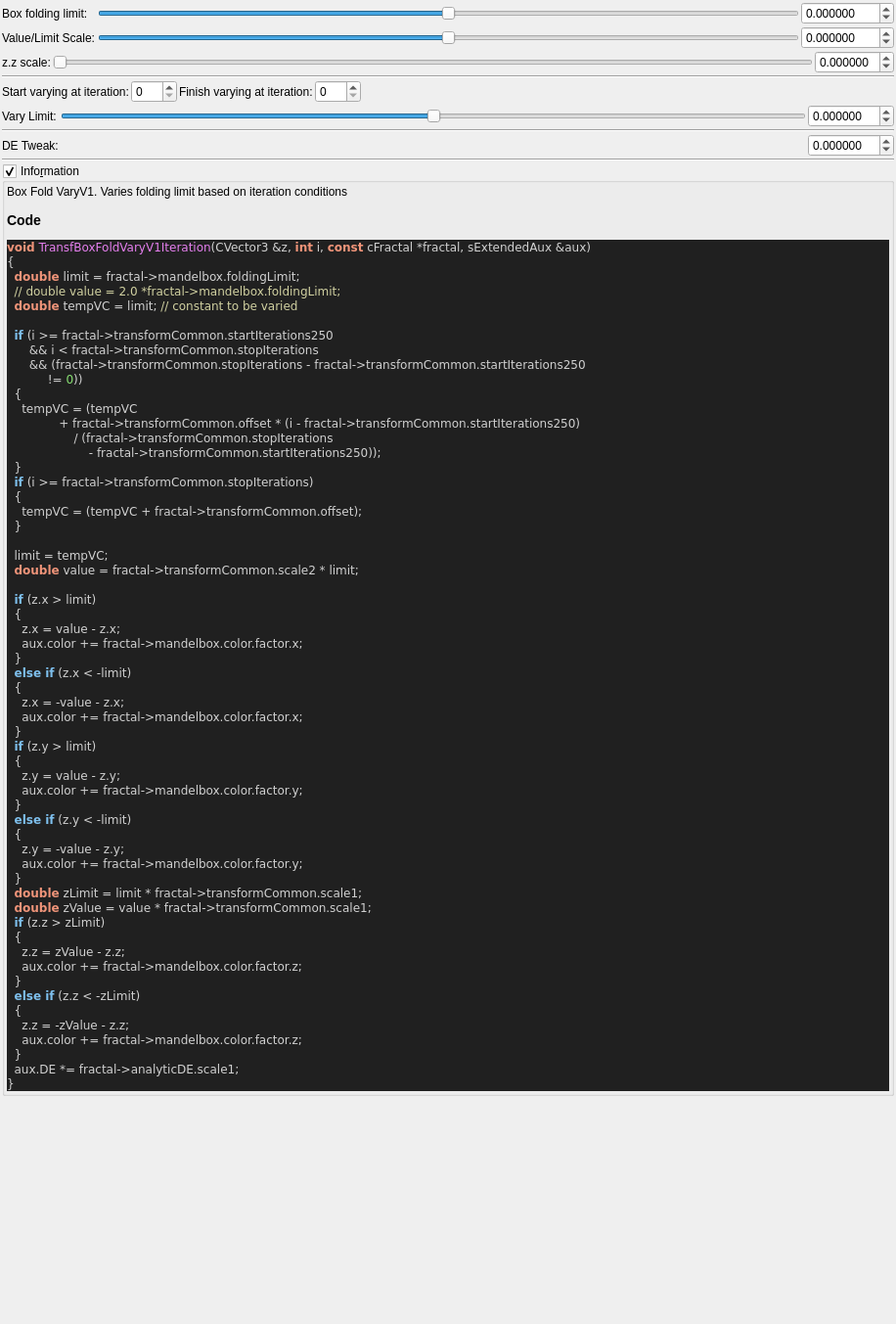
<?xml version="1.0" encoding="UTF-8"?>
<ui version="4.0">
 <class>transf_box_fold_vary_v1</class>
 <widget class="QWidget" name="Form">
  <property name="geometry">
   <rect>
    <x>0</x>
    <y>0</y>
    <width>916</width>
    <height>1353</height>
   </rect>
  </property>
  <property name="windowTitle">
   <string notr="true">transf_box_fold_vary_v1</string>
  </property>
  <layout class="QVBoxLayout" name="verticalLayout">
   <property name="spacing">
    <number>2</number>
   </property>
   <property name="leftMargin">
    <number>2</number>
   </property>
   <property name="topMargin">
    <number>2</number>
   </property>
   <property name="rightMargin">
    <number>2</number>
   </property>
   <property name="bottomMargin">
    <number>2</number>
   </property>
   <item>
    <layout class="QGridLayout" name="gridLayout_12">
     <property name="spacing">
      <number>2</number>
     </property>
     <item row="0" column="0">
      <widget class="QLabel" name="label_47">
       <property name="text">
        <string>Box folding limit:</string>
       </property>
      </widget>
     </item>
     <item row="0" column="1">
      <widget class="QSlider" name="slider_mandelbox_folding_limit">
       <property name="sizePolicy">
        <sizepolicy hsizetype="Expanding" vsizetype="Maximum">
         <horstretch>0</horstretch>
         <verstretch>0</verstretch>
        </sizepolicy>
       </property>
       <property name="minimum">
        <number>-10000000</number>
       </property>
       <property name="maximum">
        <number>10000000</number>
       </property>
       <property name="singleStep">
        <number>1</number>
       </property>
       <property name="orientation">
        <enum>Qt::Horizontal</enum>
       </property>
      </widget>
     </item>
     <item row="2" column="0" colspan="3">
      <layout class="QGridLayout" name="gridLayout_16">
       <item row="1" column="2">
        <widget class="MyDoubleSpinBox" name="spinbox_transf_scale_1">
         <property name="sizePolicy">
          <sizepolicy hsizetype="Minimum" vsizetype="Maximum">
           <horstretch>0</horstretch>
           <verstretch>0</verstretch>
          </sizepolicy>
         </property>
         <property name="prefix">
          <string/>
         </property>
         <property name="suffix">
          <string/>
         </property>
         <property name="decimals">
          <number>6</number>
         </property>
         <property name="minimum">
          <double>-9.990000000000000</double>
         </property>
         <property name="maximum">
          <double>9.990000000000000</double>
         </property>
         <property name="singleStep">
          <double>0.100000000000000</double>
         </property>
        </widget>
       </item>
       <item row="1" column="1">
        <widget class="QSlider" name="slider_transf_scale_1">
         <property name="sizePolicy">
          <sizepolicy hsizetype="Expanding" vsizetype="Maximum">
           <horstretch>0</horstretch>
           <verstretch>0</verstretch>
          </sizepolicy>
         </property>
         <property name="minimum">
          <number>0</number>
         </property>
         <property name="maximum">
          <number>2000000</number>
         </property>
         <property name="singleStep">
          <number>1</number>
         </property>
         <property name="orientation">
          <enum>Qt::Horizontal</enum>
         </property>
        </widget>
       </item>
       <item row="1" column="0">
        <widget class="QLabel" name="label_172">
         <property name="text">
          <string>z.z scale:</string>
         </property>
        </widget>
       </item>
      </layout>
     </item>
     <item row="0" column="2">
      <widget class="MyDoubleSpinBox" name="spinbox_mandelbox_folding_limit">
       <property name="sizePolicy">
        <sizepolicy hsizetype="Minimum" vsizetype="Maximum">
         <horstretch>0</horstretch>
         <verstretch>0</verstretch>
        </sizepolicy>
       </property>
       <property name="prefix">
        <string/>
       </property>
       <property name="suffix">
        <string/>
       </property>
       <property name="decimals">
        <number>6</number>
       </property>
       <property name="minimum">
        <double>-100.000000000000000</double>
       </property>
       <property name="maximum">
        <double>100.000000000000000</double>
       </property>
       <property name="singleStep">
        <double>0.100000000000000</double>
       </property>
      </widget>
     </item>
     <item row="1" column="0">
      <widget class="QLabel" name="label_48">
       <property name="text">
        <string>Value/Limit Scale:</string>
       </property>
      </widget>
     </item>
     <item row="1" column="2">
      <widget class="MyDoubleSpinBox" name="spinbox_transf_scale_2">
       <property name="sizePolicy">
        <sizepolicy hsizetype="Minimum" vsizetype="Maximum">
         <horstretch>0</horstretch>
         <verstretch>0</verstretch>
        </sizepolicy>
       </property>
       <property name="prefix">
        <string/>
       </property>
       <property name="suffix">
        <string/>
       </property>
       <property name="decimals">
        <number>6</number>
       </property>
       <property name="minimum">
        <double>-99.989999999999995</double>
       </property>
       <property name="maximum">
        <double>99.989999999999995</double>
       </property>
       <property name="singleStep">
        <double>0.100000000000000</double>
       </property>
      </widget>
     </item>
     <item row="1" column="1">
      <widget class="QSlider" name="slider_transf_scale_2">
       <property name="sizePolicy">
        <sizepolicy hsizetype="Expanding" vsizetype="Maximum">
         <horstretch>0</horstretch>
         <verstretch>0</verstretch>
        </sizepolicy>
       </property>
       <property name="minimum">
        <number>-5000000</number>
       </property>
       <property name="maximum">
        <number>5000000</number>
       </property>
       <property name="singleStep">
        <number>1</number>
       </property>
       <property name="orientation">
        <enum>Qt::Horizontal</enum>
       </property>
      </widget>
     </item>
    </layout>
   </item>
   <item>
    <widget class="Line" name="line_40">
     <property name="orientation">
      <enum>Qt::Horizontal</enum>
     </property>
    </widget>
   </item>
   <item>
    <layout class="QGridLayout" name="gridLayout_44">
     <property name="spacing">
      <number>2</number>
     </property>
     <item row="3" column="2">
      <widget class="MyDoubleSpinBox" name="spinbox_analyticDE_scale_1">
       <property name="sizePolicy">
        <sizepolicy hsizetype="Minimum" vsizetype="Maximum">
         <horstretch>0</horstretch>
         <verstretch>0</verstretch>
        </sizepolicy>
       </property>
       <property name="prefix">
        <string/>
       </property>
       <property name="suffix">
        <string/>
       </property>
       <property name="decimals">
        <number>6</number>
       </property>
       <property name="minimum">
        <double>-99.989999999999995</double>
       </property>
       <property name="maximum">
        <double>99.989999999999995</double>
       </property>
       <property name="singleStep">
        <double>0.100000000000000</double>
       </property>
      </widget>
     </item>
     <item row="3" column="0">
      <widget class="QLabel" name="label_173">
       <property name="text">
        <string>DE Tweak:</string>
       </property>
      </widget>
     </item>
     <item row="1" column="0">
      <widget class="QLabel" name="label_177">
       <property name="text">
        <string>Vary Limit:</string>
       </property>
      </widget>
     </item>
     <item row="1" column="2">
      <widget class="MyDoubleSpinBox" name="spinbox_transf_offset">
       <property name="sizePolicy">
        <sizepolicy hsizetype="Minimum" vsizetype="Maximum">
         <horstretch>0</horstretch>
         <verstretch>0</verstretch>
        </sizepolicy>
       </property>
       <property name="prefix">
        <string/>
       </property>
       <property name="suffix">
        <string/>
       </property>
       <property name="decimals">
        <number>6</number>
       </property>
       <property name="minimum">
        <double>-99.989999999999995</double>
       </property>
       <property name="maximum">
        <double>99.989999999999995</double>
       </property>
       <property name="singleStep">
        <double>0.100000000000000</double>
       </property>
      </widget>
     </item>
     <item row="0" column="0" colspan="3">
      <layout class="QGridLayout" name="gridLayout_45">
       <item row="0" column="3">
        <widget class="MySpinBox" name="spinboxInt_transf_stop_iterations">
         <property name="sizePolicy">
          <sizepolicy hsizetype="Minimum" vsizetype="Maximum">
           <horstretch>0</horstretch>
           <verstretch>0</verstretch>
          </sizepolicy>
         </property>
         <property name="maximum">
          <number>250</number>
         </property>
        </widget>
       </item>
       <item row="0" column="4">
        <spacer name="horizontalSpacer_24">
         <property name="orientation">
          <enum>Qt::Horizontal</enum>
         </property>
         <property name="sizeHint" stdset="0">
          <size>
           <width>40</width>
           <height>20</height>
          </size>
         </property>
        </spacer>
       </item>
       <item row="0" column="1">
        <widget class="MySpinBox" name="spinboxInt_transf_start_iterations_250">
         <property name="sizePolicy">
          <sizepolicy hsizetype="Minimum" vsizetype="Maximum">
           <horstretch>0</horstretch>
           <verstretch>0</verstretch>
          </sizepolicy>
         </property>
         <property name="maximum">
          <number>250</number>
         </property>
        </widget>
       </item>
       <item row="0" column="2">
        <widget class="QLabel" name="label_169">
         <property name="text">
          <string>Finish varying at iteration:</string>
         </property>
        </widget>
       </item>
       <item row="0" column="0">
        <widget class="QLabel" name="label_171">
         <property name="text">
          <string>Start varying at iteration:</string>
         </property>
        </widget>
       </item>
      </layout>
     </item>
     <item row="1" column="1">
      <widget class="QSlider" name="slider_transf_offset">
       <property name="sizePolicy">
        <sizepolicy hsizetype="Expanding" vsizetype="Maximum">
         <horstretch>0</horstretch>
         <verstretch>0</verstretch>
        </sizepolicy>
       </property>
       <property name="minimum">
        <number>-5000000</number>
       </property>
       <property name="maximum">
        <number>5000000</number>
       </property>
       <property name="singleStep">
        <number>1</number>
       </property>
       <property name="orientation">
        <enum>Qt::Horizontal</enum>
       </property>
      </widget>
     </item>
     <item row="2" column="0" colspan="3">
      <widget class="Line" name="line_2">
       <property name="orientation">
        <enum>Qt::Horizontal</enum>
       </property>
      </widget>
     </item>
    </layout>
   </item>
   <item>
    <widget class="Line" name="line">
     <property name="orientation">
      <enum>Qt::Horizontal</enum>
     </property>
    </widget>
   </item>
   <item>
    <widget class="MyGroupBox" name="groupCheck_info">
     <property name="title">
      <string>Info&amp;rmation</string>
     </property>
     <property name="flat">
      <bool>false</bool>
     </property>
     <property name="checkable">
      <bool>true</bool>
     </property>
     <layout class="QVBoxLayout" name="verticalLayout_2">
      <property name="spacing">
       <number>2</number>
      </property>
      <property name="leftMargin">
       <number>2</number>
      </property>
      <property name="topMargin">
       <number>2</number>
      </property>
      <property name="rightMargin">
       <number>2</number>
      </property>
      <property name="bottomMargin">
       <number>2</number>
      </property>
      <item>
       <widget class="QLabel" name="label_code_content">
        <property name="text">
         <string notr="true">&lt;p&gt;Box Fold VaryV1. Varies folding limit based on iteration conditions&lt;/p&gt;&lt;table&gt;
&lt;/table&gt;
&lt;h3&gt;Code&lt;/h3&gt;
&lt;body style=&quot;background-color:#202020&quot;&gt;
&lt;pre style=&quot;color:#d0d0d0; background-color:#202020;  font-family:'Courier New',monospace;&quot;&gt;&lt;span style=&quot;color:#f09479; font-weight:bold&quot;&gt;void&lt;/span&gt; &lt;span style=&quot;color:#e47eed&quot;&gt;TransfBoxFoldVaryV1Iteration&lt;/span&gt;&lt;span style=&quot;color:#d0d0d0&quot;&gt;(&lt;/span&gt;CVector3 &lt;span style=&quot;color:#d0d0d0&quot;&gt;&amp;amp;&lt;/span&gt;z&lt;span style=&quot;color:#d0d0d0&quot;&gt;,&lt;/span&gt; &lt;span style=&quot;color:#f09479; font-weight:bold&quot;&gt;int&lt;/span&gt; i&lt;span style=&quot;color:#d0d0d0&quot;&gt;,&lt;/span&gt; &lt;span style=&quot;color:#f09479; font-weight:bold&quot;&gt;const&lt;/span&gt; cFractal &lt;span style=&quot;color:#d0d0d0&quot;&gt;*&lt;/span&gt;fractal&lt;span style=&quot;color:#d0d0d0&quot;&gt;,&lt;/span&gt; sExtendedAux &lt;span style=&quot;color:#d0d0d0&quot;&gt;&amp;amp;&lt;/span&gt;aux&lt;span style=&quot;color:#d0d0d0&quot;&gt;)&lt;/span&gt;
&lt;span style=&quot;color:#d0d0d0&quot;&gt;{&lt;/span&gt;
  &lt;span style=&quot;color:#f09479; font-weight:bold&quot;&gt;double&lt;/span&gt; limit &lt;span style=&quot;color:#d0d0d0&quot;&gt;=&lt;/span&gt; fractal&lt;span style=&quot;color:#d0d0d0&quot;&gt;-&amp;gt;&lt;/span&gt;mandelbox&lt;span style=&quot;color:#d0d0d0&quot;&gt;.&lt;/span&gt;foldingLimit&lt;span style=&quot;color:#d0d0d0&quot;&gt;;&lt;/span&gt;
  &lt;span style=&quot;color:#d0d0a0&quot;&gt;// double value = 2.0 *fractal-&amp;gt;mandelbox.foldingLimit;&lt;/span&gt;
  &lt;span style=&quot;color:#f09479; font-weight:bold&quot;&gt;double&lt;/span&gt; tempVC &lt;span style=&quot;color:#d0d0d0&quot;&gt;=&lt;/span&gt; limit&lt;span style=&quot;color:#d0d0d0&quot;&gt;;&lt;/span&gt; &lt;span style=&quot;color:#d0d0a0&quot;&gt;// constant to be varied&lt;/span&gt;

  &lt;span style=&quot;color:#7ec0ee; font-weight:bold&quot;&gt;if&lt;/span&gt; &lt;span style=&quot;color:#d0d0d0&quot;&gt;(&lt;/span&gt;i &lt;span style=&quot;color:#d0d0d0&quot;&gt;&amp;gt;=&lt;/span&gt; fractal&lt;span style=&quot;color:#d0d0d0&quot;&gt;-&amp;gt;&lt;/span&gt;transformCommon&lt;span style=&quot;color:#d0d0d0&quot;&gt;.&lt;/span&gt;startIterations250
      &lt;span style=&quot;color:#d0d0d0&quot;&gt;&amp;amp;&amp;amp;&lt;/span&gt; i &lt;span style=&quot;color:#d0d0d0&quot;&gt;&amp;lt;&lt;/span&gt; fractal&lt;span style=&quot;color:#d0d0d0&quot;&gt;-&amp;gt;&lt;/span&gt;transformCommon&lt;span style=&quot;color:#d0d0d0&quot;&gt;.&lt;/span&gt;stopIterations
      &lt;span style=&quot;color:#d0d0d0&quot;&gt;&amp;amp;&amp;amp; (&lt;/span&gt;fractal&lt;span style=&quot;color:#d0d0d0&quot;&gt;-&amp;gt;&lt;/span&gt;transformCommon&lt;span style=&quot;color:#d0d0d0&quot;&gt;.&lt;/span&gt;stopIterations &lt;span style=&quot;color:#d0d0d0&quot;&gt;-&lt;/span&gt; fractal&lt;span style=&quot;color:#d0d0d0&quot;&gt;-&amp;gt;&lt;/span&gt;transformCommon&lt;span style=&quot;color:#d0d0d0&quot;&gt;.&lt;/span&gt;startIterations250
           &lt;span style=&quot;color:#d0d0d0&quot;&gt;!=&lt;/span&gt; &lt;span style=&quot;color:#87df71&quot;&gt;0&lt;/span&gt;&lt;span style=&quot;color:#d0d0d0&quot;&gt;))&lt;/span&gt;
  &lt;span style=&quot;color:#d0d0d0&quot;&gt;{&lt;/span&gt;
    tempVC &lt;span style=&quot;color:#d0d0d0&quot;&gt;= (&lt;/span&gt;tempVC
              &lt;span style=&quot;color:#d0d0d0&quot;&gt;+&lt;/span&gt; fractal&lt;span style=&quot;color:#d0d0d0&quot;&gt;-&amp;gt;&lt;/span&gt;transformCommon&lt;span style=&quot;color:#d0d0d0&quot;&gt;.&lt;/span&gt;offset &lt;span style=&quot;color:#d0d0d0&quot;&gt;* (&lt;/span&gt;i &lt;span style=&quot;color:#d0d0d0&quot;&gt;-&lt;/span&gt; fractal&lt;span style=&quot;color:#d0d0d0&quot;&gt;-&amp;gt;&lt;/span&gt;transformCommon&lt;span style=&quot;color:#d0d0d0&quot;&gt;.&lt;/span&gt;startIterations250&lt;span style=&quot;color:#d0d0d0&quot;&gt;)&lt;/span&gt;
                  &lt;span style=&quot;color:#d0d0d0&quot;&gt;/ (&lt;/span&gt;fractal&lt;span style=&quot;color:#d0d0d0&quot;&gt;-&amp;gt;&lt;/span&gt;transformCommon&lt;span style=&quot;color:#d0d0d0&quot;&gt;.&lt;/span&gt;stopIterations
                      &lt;span style=&quot;color:#d0d0d0&quot;&gt;-&lt;/span&gt; fractal&lt;span style=&quot;color:#d0d0d0&quot;&gt;-&amp;gt;&lt;/span&gt;transformCommon&lt;span style=&quot;color:#d0d0d0&quot;&gt;.&lt;/span&gt;startIterations250&lt;span style=&quot;color:#d0d0d0&quot;&gt;));&lt;/span&gt;
  &lt;span style=&quot;color:#d0d0d0&quot;&gt;}&lt;/span&gt;
  &lt;span style=&quot;color:#7ec0ee; font-weight:bold&quot;&gt;if&lt;/span&gt; &lt;span style=&quot;color:#d0d0d0&quot;&gt;(&lt;/span&gt;i &lt;span style=&quot;color:#d0d0d0&quot;&gt;&amp;gt;=&lt;/span&gt; fractal&lt;span style=&quot;color:#d0d0d0&quot;&gt;-&amp;gt;&lt;/span&gt;transformCommon&lt;span style=&quot;color:#d0d0d0&quot;&gt;.&lt;/span&gt;stopIterations&lt;span style=&quot;color:#d0d0d0&quot;&gt;)&lt;/span&gt;
  &lt;span style=&quot;color:#d0d0d0&quot;&gt;{&lt;/span&gt;
    tempVC &lt;span style=&quot;color:#d0d0d0&quot;&gt;= (&lt;/span&gt;tempVC &lt;span style=&quot;color:#d0d0d0&quot;&gt;+&lt;/span&gt; fractal&lt;span style=&quot;color:#d0d0d0&quot;&gt;-&amp;gt;&lt;/span&gt;transformCommon&lt;span style=&quot;color:#d0d0d0&quot;&gt;.&lt;/span&gt;offset&lt;span style=&quot;color:#d0d0d0&quot;&gt;);&lt;/span&gt;
  &lt;span style=&quot;color:#d0d0d0&quot;&gt;}&lt;/span&gt;

  limit &lt;span style=&quot;color:#d0d0d0&quot;&gt;=&lt;/span&gt; tempVC&lt;span style=&quot;color:#d0d0d0&quot;&gt;;&lt;/span&gt;
  &lt;span style=&quot;color:#f09479; font-weight:bold&quot;&gt;double&lt;/span&gt; value &lt;span style=&quot;color:#d0d0d0&quot;&gt;=&lt;/span&gt; fractal&lt;span style=&quot;color:#d0d0d0&quot;&gt;-&amp;gt;&lt;/span&gt;transformCommon&lt;span style=&quot;color:#d0d0d0&quot;&gt;.&lt;/span&gt;scale2 &lt;span style=&quot;color:#d0d0d0&quot;&gt;*&lt;/span&gt; limit&lt;span style=&quot;color:#d0d0d0&quot;&gt;;&lt;/span&gt;

  &lt;span style=&quot;color:#7ec0ee; font-weight:bold&quot;&gt;if&lt;/span&gt; &lt;span style=&quot;color:#d0d0d0&quot;&gt;(&lt;/span&gt;z&lt;span style=&quot;color:#d0d0d0&quot;&gt;.&lt;/span&gt;x &lt;span style=&quot;color:#d0d0d0&quot;&gt;&amp;gt;&lt;/span&gt; limit&lt;span style=&quot;color:#d0d0d0&quot;&gt;)&lt;/span&gt;
  &lt;span style=&quot;color:#d0d0d0&quot;&gt;{&lt;/span&gt;
    z&lt;span style=&quot;color:#d0d0d0&quot;&gt;.&lt;/span&gt;x &lt;span style=&quot;color:#d0d0d0&quot;&gt;=&lt;/span&gt; value &lt;span style=&quot;color:#d0d0d0&quot;&gt;-&lt;/span&gt; z&lt;span style=&quot;color:#d0d0d0&quot;&gt;.&lt;/span&gt;x&lt;span style=&quot;color:#d0d0d0&quot;&gt;;&lt;/span&gt;
    aux&lt;span style=&quot;color:#d0d0d0&quot;&gt;.&lt;/span&gt;color &lt;span style=&quot;color:#d0d0d0&quot;&gt;+=&lt;/span&gt; fractal&lt;span style=&quot;color:#d0d0d0&quot;&gt;-&amp;gt;&lt;/span&gt;mandelbox&lt;span style=&quot;color:#d0d0d0&quot;&gt;.&lt;/span&gt;color&lt;span style=&quot;color:#d0d0d0&quot;&gt;.&lt;/span&gt;factor&lt;span style=&quot;color:#d0d0d0&quot;&gt;.&lt;/span&gt;x&lt;span style=&quot;color:#d0d0d0&quot;&gt;;&lt;/span&gt;
  &lt;span style=&quot;color:#d0d0d0&quot;&gt;}&lt;/span&gt;
  &lt;span style=&quot;color:#7ec0ee; font-weight:bold&quot;&gt;else if&lt;/span&gt; &lt;span style=&quot;color:#d0d0d0&quot;&gt;(&lt;/span&gt;z&lt;span style=&quot;color:#d0d0d0&quot;&gt;.&lt;/span&gt;x &lt;span style=&quot;color:#d0d0d0&quot;&gt;&amp;lt; -&lt;/span&gt;limit&lt;span style=&quot;color:#d0d0d0&quot;&gt;)&lt;/span&gt;
  &lt;span style=&quot;color:#d0d0d0&quot;&gt;{&lt;/span&gt;
    z&lt;span style=&quot;color:#d0d0d0&quot;&gt;.&lt;/span&gt;x &lt;span style=&quot;color:#d0d0d0&quot;&gt;= -&lt;/span&gt;value &lt;span style=&quot;color:#d0d0d0&quot;&gt;-&lt;/span&gt; z&lt;span style=&quot;color:#d0d0d0&quot;&gt;.&lt;/span&gt;x&lt;span style=&quot;color:#d0d0d0&quot;&gt;;&lt;/span&gt;
    aux&lt;span style=&quot;color:#d0d0d0&quot;&gt;.&lt;/span&gt;color &lt;span style=&quot;color:#d0d0d0&quot;&gt;+=&lt;/span&gt; fractal&lt;span style=&quot;color:#d0d0d0&quot;&gt;-&amp;gt;&lt;/span&gt;mandelbox&lt;span style=&quot;color:#d0d0d0&quot;&gt;.&lt;/span&gt;color&lt;span style=&quot;color:#d0d0d0&quot;&gt;.&lt;/span&gt;factor&lt;span style=&quot;color:#d0d0d0&quot;&gt;.&lt;/span&gt;x&lt;span style=&quot;color:#d0d0d0&quot;&gt;;&lt;/span&gt;
  &lt;span style=&quot;color:#d0d0d0&quot;&gt;}&lt;/span&gt;
  &lt;span style=&quot;color:#7ec0ee; font-weight:bold&quot;&gt;if&lt;/span&gt; &lt;span style=&quot;color:#d0d0d0&quot;&gt;(&lt;/span&gt;z&lt;span style=&quot;color:#d0d0d0&quot;&gt;.&lt;/span&gt;y &lt;span style=&quot;color:#d0d0d0&quot;&gt;&amp;gt;&lt;/span&gt; limit&lt;span style=&quot;color:#d0d0d0&quot;&gt;)&lt;/span&gt;
  &lt;span style=&quot;color:#d0d0d0&quot;&gt;{&lt;/span&gt;
    z&lt;span style=&quot;color:#d0d0d0&quot;&gt;.&lt;/span&gt;y &lt;span style=&quot;color:#d0d0d0&quot;&gt;=&lt;/span&gt; value &lt;span style=&quot;color:#d0d0d0&quot;&gt;-&lt;/span&gt; z&lt;span style=&quot;color:#d0d0d0&quot;&gt;.&lt;/span&gt;y&lt;span style=&quot;color:#d0d0d0&quot;&gt;;&lt;/span&gt;
    aux&lt;span style=&quot;color:#d0d0d0&quot;&gt;.&lt;/span&gt;color &lt;span style=&quot;color:#d0d0d0&quot;&gt;+=&lt;/span&gt; fractal&lt;span style=&quot;color:#d0d0d0&quot;&gt;-&amp;gt;&lt;/span&gt;mandelbox&lt;span style=&quot;color:#d0d0d0&quot;&gt;.&lt;/span&gt;color&lt;span style=&quot;color:#d0d0d0&quot;&gt;.&lt;/span&gt;factor&lt;span style=&quot;color:#d0d0d0&quot;&gt;.&lt;/span&gt;y&lt;span style=&quot;color:#d0d0d0&quot;&gt;;&lt;/span&gt;
  &lt;span style=&quot;color:#d0d0d0&quot;&gt;}&lt;/span&gt;
  &lt;span style=&quot;color:#7ec0ee; font-weight:bold&quot;&gt;else if&lt;/span&gt; &lt;span style=&quot;color:#d0d0d0&quot;&gt;(&lt;/span&gt;z&lt;span style=&quot;color:#d0d0d0&quot;&gt;.&lt;/span&gt;y &lt;span style=&quot;color:#d0d0d0&quot;&gt;&amp;lt; -&lt;/span&gt;limit&lt;span style=&quot;color:#d0d0d0&quot;&gt;)&lt;/span&gt;
  &lt;span style=&quot;color:#d0d0d0&quot;&gt;{&lt;/span&gt;
    z&lt;span style=&quot;color:#d0d0d0&quot;&gt;.&lt;/span&gt;y &lt;span style=&quot;color:#d0d0d0&quot;&gt;= -&lt;/span&gt;value &lt;span style=&quot;color:#d0d0d0&quot;&gt;-&lt;/span&gt; z&lt;span style=&quot;color:#d0d0d0&quot;&gt;.&lt;/span&gt;y&lt;span style=&quot;color:#d0d0d0&quot;&gt;;&lt;/span&gt;
    aux&lt;span style=&quot;color:#d0d0d0&quot;&gt;.&lt;/span&gt;color &lt;span style=&quot;color:#d0d0d0&quot;&gt;+=&lt;/span&gt; fractal&lt;span style=&quot;color:#d0d0d0&quot;&gt;-&amp;gt;&lt;/span&gt;mandelbox&lt;span style=&quot;color:#d0d0d0&quot;&gt;.&lt;/span&gt;color&lt;span style=&quot;color:#d0d0d0&quot;&gt;.&lt;/span&gt;factor&lt;span style=&quot;color:#d0d0d0&quot;&gt;.&lt;/span&gt;y&lt;span style=&quot;color:#d0d0d0&quot;&gt;;&lt;/span&gt;
  &lt;span style=&quot;color:#d0d0d0&quot;&gt;}&lt;/span&gt;
  &lt;span style=&quot;color:#f09479; font-weight:bold&quot;&gt;double&lt;/span&gt; zLimit &lt;span style=&quot;color:#d0d0d0&quot;&gt;=&lt;/span&gt; limit &lt;span style=&quot;color:#d0d0d0&quot;&gt;*&lt;/span&gt; fractal&lt;span style=&quot;color:#d0d0d0&quot;&gt;-&amp;gt;&lt;/span&gt;transformCommon&lt;span style=&quot;color:#d0d0d0&quot;&gt;.&lt;/span&gt;scale1&lt;span style=&quot;color:#d0d0d0&quot;&gt;;&lt;/span&gt;
  &lt;span style=&quot;color:#f09479; font-weight:bold&quot;&gt;double&lt;/span&gt; zValue &lt;span style=&quot;color:#d0d0d0&quot;&gt;=&lt;/span&gt; value &lt;span style=&quot;color:#d0d0d0&quot;&gt;*&lt;/span&gt; fractal&lt;span style=&quot;color:#d0d0d0&quot;&gt;-&amp;gt;&lt;/span&gt;transformCommon&lt;span style=&quot;color:#d0d0d0&quot;&gt;.&lt;/span&gt;scale1&lt;span style=&quot;color:#d0d0d0&quot;&gt;;&lt;/span&gt;
  &lt;span style=&quot;color:#7ec0ee; font-weight:bold&quot;&gt;if&lt;/span&gt; &lt;span style=&quot;color:#d0d0d0&quot;&gt;(&lt;/span&gt;z&lt;span style=&quot;color:#d0d0d0&quot;&gt;.&lt;/span&gt;z &lt;span style=&quot;color:#d0d0d0&quot;&gt;&amp;gt;&lt;/span&gt; zLimit&lt;span style=&quot;color:#d0d0d0&quot;&gt;)&lt;/span&gt;
  &lt;span style=&quot;color:#d0d0d0&quot;&gt;{&lt;/span&gt;
    z&lt;span style=&quot;color:#d0d0d0&quot;&gt;.&lt;/span&gt;z &lt;span style=&quot;color:#d0d0d0&quot;&gt;=&lt;/span&gt; zValue &lt;span style=&quot;color:#d0d0d0&quot;&gt;-&lt;/span&gt; z&lt;span style=&quot;color:#d0d0d0&quot;&gt;.&lt;/span&gt;z&lt;span style=&quot;color:#d0d0d0&quot;&gt;;&lt;/span&gt;
    aux&lt;span style=&quot;color:#d0d0d0&quot;&gt;.&lt;/span&gt;color &lt;span style=&quot;color:#d0d0d0&quot;&gt;+=&lt;/span&gt; fractal&lt;span style=&quot;color:#d0d0d0&quot;&gt;-&amp;gt;&lt;/span&gt;mandelbox&lt;span style=&quot;color:#d0d0d0&quot;&gt;.&lt;/span&gt;color&lt;span style=&quot;color:#d0d0d0&quot;&gt;.&lt;/span&gt;factor&lt;span style=&quot;color:#d0d0d0&quot;&gt;.&lt;/span&gt;z&lt;span style=&quot;color:#d0d0d0&quot;&gt;;&lt;/span&gt;
  &lt;span style=&quot;color:#d0d0d0&quot;&gt;}&lt;/span&gt;
  &lt;span style=&quot;color:#7ec0ee; font-weight:bold&quot;&gt;else if&lt;/span&gt; &lt;span style=&quot;color:#d0d0d0&quot;&gt;(&lt;/span&gt;z&lt;span style=&quot;color:#d0d0d0&quot;&gt;.&lt;/span&gt;z &lt;span style=&quot;color:#d0d0d0&quot;&gt;&amp;lt; -&lt;/span&gt;zLimit&lt;span style=&quot;color:#d0d0d0&quot;&gt;)&lt;/span&gt;
  &lt;span style=&quot;color:#d0d0d0&quot;&gt;{&lt;/span&gt;
    z&lt;span style=&quot;color:#d0d0d0&quot;&gt;.&lt;/span&gt;z &lt;span style=&quot;color:#d0d0d0&quot;&gt;= -&lt;/span&gt;zValue &lt;span style=&quot;color:#d0d0d0&quot;&gt;-&lt;/span&gt; z&lt;span style=&quot;color:#d0d0d0&quot;&gt;.&lt;/span&gt;z&lt;span style=&quot;color:#d0d0d0&quot;&gt;;&lt;/span&gt;
    aux&lt;span style=&quot;color:#d0d0d0&quot;&gt;.&lt;/span&gt;color &lt;span style=&quot;color:#d0d0d0&quot;&gt;+=&lt;/span&gt; fractal&lt;span style=&quot;color:#d0d0d0&quot;&gt;-&amp;gt;&lt;/span&gt;mandelbox&lt;span style=&quot;color:#d0d0d0&quot;&gt;.&lt;/span&gt;color&lt;span style=&quot;color:#d0d0d0&quot;&gt;.&lt;/span&gt;factor&lt;span style=&quot;color:#d0d0d0&quot;&gt;.&lt;/span&gt;z&lt;span style=&quot;color:#d0d0d0&quot;&gt;;&lt;/span&gt;
  &lt;span style=&quot;color:#d0d0d0&quot;&gt;}&lt;/span&gt;
  aux&lt;span style=&quot;color:#d0d0d0&quot;&gt;.&lt;/span&gt;DE &lt;span style=&quot;color:#d0d0d0&quot;&gt;*=&lt;/span&gt; fractal&lt;span style=&quot;color:#d0d0d0&quot;&gt;-&amp;gt;&lt;/span&gt;analyticDE&lt;span style=&quot;color:#d0d0d0&quot;&gt;.&lt;/span&gt;scale1&lt;span style=&quot;color:#d0d0d0&quot;&gt;;&lt;/span&gt;
&lt;span style=&quot;color:#d0d0d0&quot;&gt;}&lt;/span&gt;
&lt;/pre&gt;
&lt;/body&gt;</string>
        </property>
        <property name="wordWrap">
         <bool>true</bool>
        </property>
        <property name="openExternalLinks">
         <bool>true</bool>
        </property>
        <property name="textInteractionFlags">
         <set>Qt::LinksAccessibleByMouse|Qt::TextSelectableByMouse</set>
        </property>
       </widget>
      </item>
     </layout>
    </widget>
   </item>
   <item>
    <spacer name="verticalSpacer_2">
     <property name="orientation">
      <enum>Qt::Vertical</enum>
     </property>
     <property name="sizeHint" stdset="0">
      <size>
       <width>20</width>
       <height>40</height>
      </size>
     </property>
    </spacer>
   </item>
  </layout>
 </widget>
 <customwidgets>
  <customwidget>
   <class>MyDoubleSpinBox</class>
   <extends>QDoubleSpinBox</extends>
   <header>my_double_spin_box.h</header>
  </customwidget>
  <customwidget>
   <class>MyGroupBox</class>
   <extends>QGroupBox</extends>
   <header>my_group_box.h</header>
   <container>1</container>
  </customwidget>
  <customwidget>
   <class>MySpinBox</class>
   <extends>QSpinBox</extends>
   <header>my_spin_box.h</header>
  </customwidget>
 </customwidgets>
 <tabstops>
  <tabstop>slider_mandelbox_folding_limit</tabstop>
  <tabstop>spinbox_mandelbox_folding_limit</tabstop>
  <tabstop>slider_transf_scale_2</tabstop>
  <tabstop>spinbox_transf_scale_2</tabstop>
  <tabstop>slider_transf_scale_1</tabstop>
  <tabstop>spinbox_transf_scale_1</tabstop>
  <tabstop>spinboxInt_transf_start_iterations_250</tabstop>
  <tabstop>spinboxInt_transf_stop_iterations</tabstop>
  <tabstop>slider_transf_offset</tabstop>
  <tabstop>spinbox_transf_offset</tabstop>
  <tabstop>spinbox_analyticDE_scale_1</tabstop>
  <tabstop>groupCheck_info</tabstop>
 </tabstops>
 <resources/>
 <connections/>
</ui>
